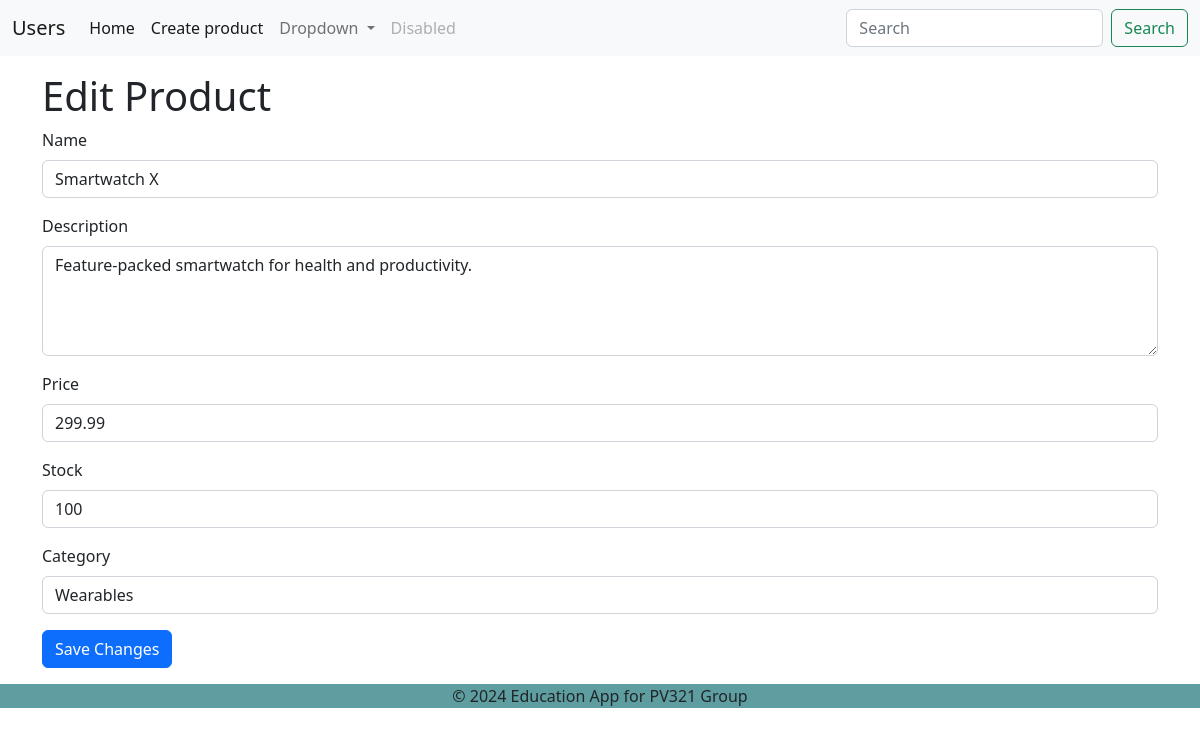
Screenshot of /products/edit/3 with the database file from the repository.
### products/models.py (models this page shows, shortened)
class Product(models.Model):
    name = models.CharField(max_length=255)
    description = models.TextField()
    price = models.DecimalField(max_digits=10, decimal_places=2)
    stock = models.PositiveIntegerField()
    category = models.CharField(max_length=255)

### products/views.py (the view)
# urls.py: path("edit/<int:id>", views.edit, name="edit"),
def edit(request, id):
    product = Product.objects.get(id=id)
    if product is None:
        return HttpResponse("User not found")
    form = EditProduct(instance=product)
    if request.method == "POST":
        form = CreateProduct(request.POST, instance=product)
        if form.is_valid():
            form.save()
            return redirect("/products/list")
    return render(request, "edit.html", {"form": form})

### products/forms/edit.py
class EditProduct(forms.ModelForm):
    class Meta:
        model = Product
        fields = "__all__"  # all User model fields

### products/templates/edit.html (shortened to what this page needs)
{% extends "index.html" %}
{% block header %}Edit Product{% endblock %}
{% block content %}
<form method="post">
    <div class="mb-3">
        <label class="form-label">Name</label>
        <input type="text" name="name" class="form-control" value="{{ form.name.value }}" required>
    </div>
    <div class="mb-3">
        <label class="form-label">Description</label>
        <textarea name="description" class="form-control" rows="4" required>{{ form.description.value }}</textarea>
    </div>
    <div class="mb-3">
        <label class="form-label">Price</label>
        <input type="number" name="price" class="form-control" step="0.01" value="{{ form.price.value }}" required>
    </div>
    <div class="mb-3">
        <label class="form-label">Stock</label>
        <input type="number" name="stock" class="form-control" value="{{ form.stock.value }}" required>
    </div>
    <div class="mb-3">
        <label class="form-label">Category</label>
        <input type="text" name="category" class="form-control" value="{{ form.category.value }}" required>
    </div>
    <div>
        <button type="submit" class="btn btn-primary">Save Changes</button>
    </div>
</form>
{% endblock %}

### rows the page displays
Product: name "Smartwatch X", description "Feature-packed smartwatch for health and productivity.", price "299.99", category "Wearables"
